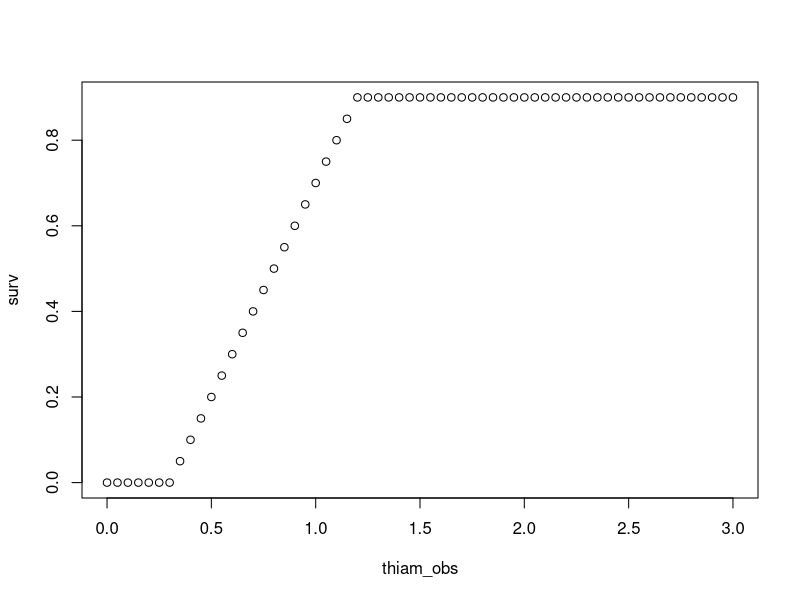
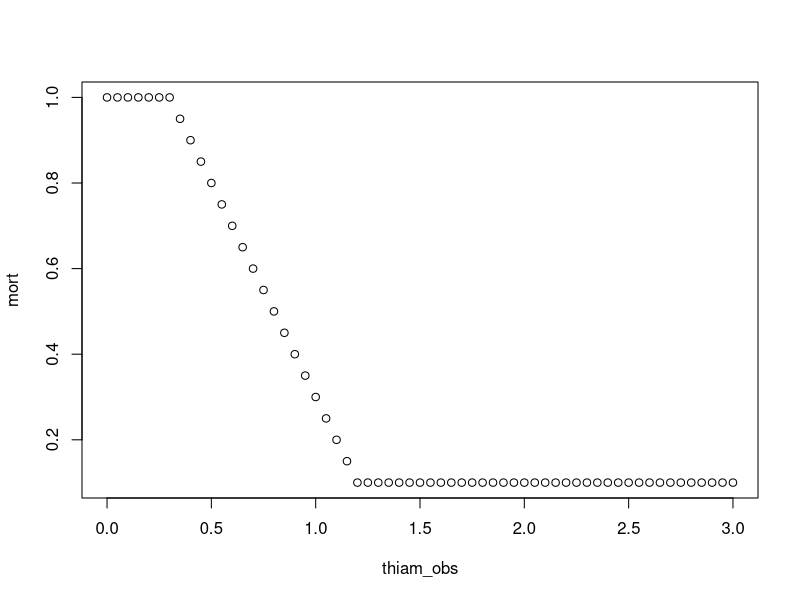

These charts were generated, in order, by the following R code:
ysfm<-0.9 # Survival
t1<-0.3
t2<-1.2

thiam_obs<-seq(0,3, by=0.05)

b<-(ysfm)/(t2-t1)
a<--t1*b
# t1/a=b
# <=> a= t1* 1/((t2-t1)*(1-ysfm))

surv<-c()
for(i in 1:length(thiam_obs)){
surv[i]<-
  ifelse(thiam_obs[i]<t1,0,
         ifelse(thiam_obs[i]>=t1 &thiam_obs[i]<t2, a +b * thiam_obs[i], ysfm))
}


plot(thiam_obs, surv)



# mu[i]<-(1-step(thiam_obs[i]-t1))*0  + 
#   step(thiam_obs[i]-t1)* (1-step(thiam_obs[i]-t2)) * (a+b*thiam_obs[i]) + 
#   step(thiam_obs[i]-t2)* ysfm 


# Sama toisin päin, eli y-akselilla kuolleisuus:

ysfm<-0.1 # mortality
t1<-0.3
t2<-1.2

thiam_obs<-seq(0,3, by=0.05)

b<--(1-ysfm)/(t2-t1)
a<-ysfm-b*t2
# t1/a=b
# <=> a= t1* 1/((t2-t1)*(1-ysfm))

mort<-c()
for(i in 1:length(thiam_obs)){
  mort[i]<-
    ifelse(thiam_obs[i]<t1,1,
           ifelse(thiam_obs[i]>=t1 &thiam_obs[i]<t2, a +b * thiam_obs[i], ysfm))
}


plot(thiam_obs, mort)
